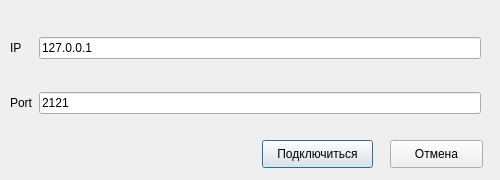
<?xml version="1.0" encoding="UTF-8"?>
<ui version="4.0">
 <class>TCP_IPWindow</class>
 <widget class="QDialog" name="TCP_IPWindow">
  <property name="windowModality">
   <enum>Qt::ApplicationModal</enum>
  </property>
  <property name="geometry">
   <rect>
    <x>0</x>
    <y>0</y>
    <width>500</width>
    <height>180</height>
   </rect>
  </property>
  <property name="sizePolicy">
   <sizepolicy hsizetype="Preferred" vsizetype="Preferred">
    <horstretch>0</horstretch>
    <verstretch>0</verstretch>
   </sizepolicy>
  </property>
  <property name="minimumSize">
   <size>
    <width>500</width>
    <height>180</height>
   </size>
  </property>
  <property name="maximumSize">
   <size>
    <width>500</width>
    <height>180</height>
   </size>
  </property>
  <property name="windowTitle">
   <string>Настройки сервера (TCP/IP)</string>
  </property>
  <widget class="QWidget" name="gridLayoutWidget">
   <property name="geometry">
    <rect>
     <x>10</x>
     <y>10</y>
     <width>471</width>
     <height>131</height>
    </rect>
   </property>
   <layout class="QGridLayout" name="gridLayout">
    <item row="0" column="0">
     <widget class="QLabel" name="ipLabel">
      <property name="text">
       <string>IP</string>
      </property>
     </widget>
    </item>
    <item row="1" column="0">
     <widget class="QLabel" name="portLabel">
      <property name="text">
       <string>Port</string>
      </property>
     </widget>
    </item>
    <item row="0" column="1">
     <widget class="QLineEdit" name="ipLine">
      <property name="text">
       <string>127.0.0.1</string>
      </property>
     </widget>
    </item>
    <item row="1" column="1">
     <widget class="QLineEdit" name="portLine">
      <property name="statusTip">
       <string/>
      </property>
      <property name="text">
       <string>2121</string>
      </property>
     </widget>
    </item>
   </layout>
  </widget>
  <widget class="QPushButton" name="okButton">
   <property name="geometry">
    <rect>
     <x>262</x>
     <y>140</y>
     <width>111</width>
     <height>28</height>
    </rect>
   </property>
   <property name="text">
    <string>Подключиться</string>
   </property>
  </widget>
  <widget class="QPushButton" name="cancelButton">
   <property name="geometry">
    <rect>
     <x>390</x>
     <y>140</y>
     <width>93</width>
     <height>28</height>
    </rect>
   </property>
   <property name="text">
    <string>Отмена</string>
   </property>
  </widget>
 </widget>
 <resources/>
 <connections>
  <connection>
   <sender>cancelButton</sender>
   <signal>clicked()</signal>
   <receiver>TCP_IPWindow</receiver>
   <slot>close()</slot>
   <hints>
    <hint type="sourcelabel">
     <x>441</x>
     <y>152</y>
    </hint>
    <hint type="destinationlabel">
     <x>201</x>
     <y>129</y>
    </hint>
   </hints>
  </connection>
  <connection>
   <sender>okButton</sender>
   <signal>clicked()</signal>
   <receiver>TCP_IPWindow</receiver>
   <slot>close()</slot>
   <hints>
    <hint type="sourcelabel">
     <x>353</x>
     <y>160</y>
    </hint>
    <hint type="destinationlabel">
     <x>102</x>
     <y>142</y>
    </hint>
   </hints>
  </connection>
 </connections>
</ui>
